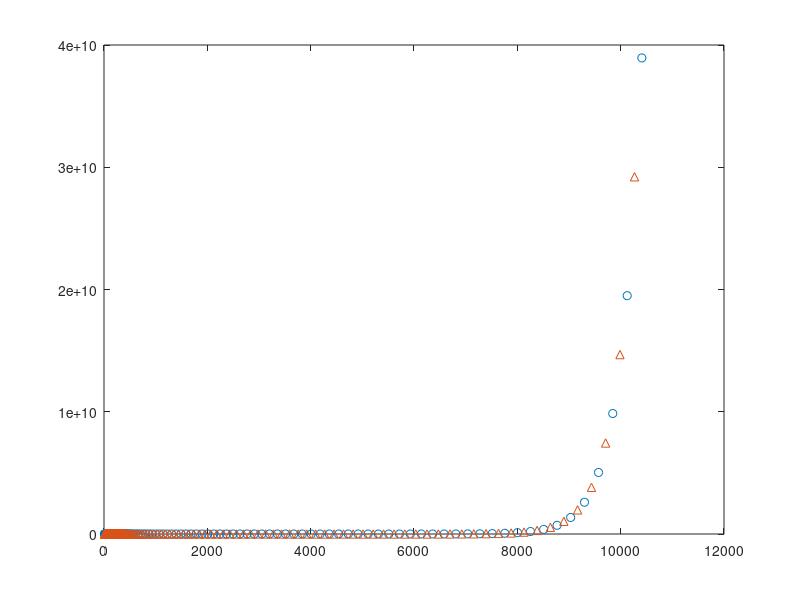

MATLAB code to generate this figure: (Note: this script raises an error after producing the figure.)
clc
clear

% Origin input parameters
Fr=1.02;
Res=8.45;
Gam=0.05877;

N1=201;%default 201
N2=70;%default 50

Aint=10;
Aend=810; %nondimension length by rint -> hsref
Am=410;

Nspace=N1+N2; %num of total mesh points

A1=linspace(Aint,Am,N1); % fa=1 region1
h=(Am-Aint)/(N1-1);%each interval length in region1

chare=linspace(sqrt(2),100,N2);
A2=Am+chare.^2;

% A2=linspace(Am+h,Aend,N2); % fa increasing region2

A=[A1 A2];

Ahalf=A(1:end-1)+diff(A)/2;

FA1=ones(1,length(A1));
FA2=exp((A2-(Am+h))./(Am/1));
FA=[FA1 FA2];

FAhalf=FA(1:end-1)+diff(FA)/2;

%%
% Check mesh and FA
  figure()
%   plot(A,'o')
%   hold on
%   plot(Ahalf,'.')
%   hold on
  plot(A,FA,'o')
  hold on
  plot(Ahalf,FAhalf,'^')
  hold on
    
%%

sc1=deg2rad(20.9);
sc2=deg2rad(32.76);
sc=deg2rad(29); %倾角
charL=0.825e-3;
beta=0.136;
g=9.8;
C=5/4; %profile shape coeff.
    nu=(2/9)*(charL/beta)*sqrt(g)*(sin(sc)/sqrt(cos(sc)))*((tan(sc2)-tan(sc))/(tan(sc)-tan(sc1)));
    gammastar=(tan(sc2)-tan(sc))/(tan(sc)-tan(sc1));
    gamma=(beta/charL)*(g*cos(sc))^(1/2);

% Downstream info.
    usref=(Fr*Res*nu*(g*cos(sc))^(1/2))^(1/2);
    hsref=(Res/Fr)*nu/(g*cos(sc))^(1/2);
    
% Incoming flow char.
%Rint=2.5e-2;
Rint=hsref;
aend=Aend*Rint;
a=A.*Rint; %real a
%q0=3.5e-7; %Q/2pi here determined by init Fr and Res from 'infty' downstream
q0=aend*cos(sc)*hsref*usref;
    hs=(q0*gammastar./(gamma.*a)).^(2/5);
    us=(gamma/gammastar).*hs.^(3/2);%gammastar是文章里的gamma
%uint=2*q0/(rint^2); %only ref velocity
%use downstream as ref value of h and u
rint=hsref;
uint=usref;

%New nondimen Numbers
F0=uint/(g*rint*cos(sc))^(1/2);
R0=(uint*(rint)^(1/2))/nu;
% us,hs maybe changed when not steady uniform base flow
Us=us./uint;
Hs=hs./rint;

% Half quantities definition
% Ahalf=A(1:end-1)+diff(A)/2; % see above block
    ahalf=Ahalf.*Rint; %real a
    hshalf=(q0*gammastar./(gamma.*ahalf)).^(2/5);
    ushalf=(gamma/gammastar).*hshalf.^(3/2);
    Hshalf=hshalf./rint;
    Ushalf=ushalf./uint;
    %eta=(tan(sc2)-tan(sc1))/gammastar;   
    
    [Numhalfrow,Numhalfcol]=size(Ahalf);%find half points column value
    
    G=gammastar;
    %eta=tan(sc1)+(tan(sc2)-tan(sc1))/(1+G);
    
    Gamp=(G./((1+G).^2)).*(tan(sc2)-tan(sc1));
    eta=0;
 % Mark coeffs.
 F=F0;
 R=R0;
 C=5/4;
% C=1;
 %B default 2.6 ~ K2 0.01
 B=2.6;
 
 % B=k2 maybe put it into cycle or set as a value
    L1=Ushalf./h;
    L2=-Ushalf./h;
    L3=ones(1,Numhalfcol).*0;
    L4=ones(1,Numhalfcol).*0;
    L5=1i*(B/cos(sc)).*Hshalf./(2.*Ahalf);
    L6=1i*(B/cos(sc)).*Hshalf./(2.*Ahalf);
    L7=Hshalf./2;
    L8=Hshalf./2;
    
    L9ori=1/((F^2)*h)-(3/2)*(Gamp/(F^2))./(2.*Hshalf);
    L9=1/((F^2)*h)+FAhalf.*(-(3/2)*(Gamp/(F^2))./(2.*Hshalf));
    
    L10ori=-1/((F^2)*h)-(3/2)*(Gamp/(F^2))./(2.*Hshalf);
    L10=-1/((F^2)*h)+FAhalf.*(-(3/2)*(Gamp/(F^2))./(2.*Hshalf)); 
   
    L11ori=Ushalf./Ahalf+(Gamp/(F^2))./(2.*Ushalf)+(1/R).*(Hshalf.^(1/2)).*((B/cos(sc))^2)./(2.*(Ahalf.^2));
    L11=FAhalf.*((Gamp/(F^2))./(2.*Ushalf)+(1/R).*(Hshalf.^(1/2)).*((B/cos(sc))^2)./(2.*(Ahalf.^2)));
    
    L12ori=Ushalf./Ahalf+(Gamp/(F^2))./(2.*Ushalf)+(1/R).*(Hshalf.^(1/2)).*((B/cos(sc))^2)./(2.*(Ahalf.^2));
    L12=FAhalf.*((Gamp/(F^2))./(2.*Ushalf)+(1/R).*(Hshalf.^(1/2)).*((B/cos(sc))^2)./(2.*(Ahalf.^2)));
    
    

    L13=ones(1,Numhalfcol).*0;
    L14=ones(1,Numhalfcol).*0;
    
    L15ori=C.*Ushalf./2-(1/R).*(Hshalf.^(1/2))./h;
    L15=C.*Ushalf./2+FAhalf.*(-(1/R).*(Hshalf.^(1/2))./h);
    
    L16ori=C.*Ushalf./2+(1/R).*(Hshalf.^(1/2))./h;
    L16=C.*Ushalf./2+FAhalf.*((1/R).*(Hshalf.^(1/2))./h);
    
    
    L17=1i*(1/F^2)*(B/cos(sc))./(2.*Ahalf);
    L18=1i*(1/F^2)*(B/cos(sc))./(2.*Ahalf);
    
    
%     L19ori=(eta/(F^2))./(2.*Ushalf)+(1/R).*(Hshalf.^(1/2)).*((B/cos(sc))^2)./(2.*(Ahalf.^2));
%     L19=FAhalf.*((eta/(F^2))./(2.*Ushalf)+(1/R).*(Hshalf.^(1/2)).*((B/cos(sc))^2)./(2.*(Ahalf.^2)));
    L19=ones(1,Numhalfcol).*0;
    
%     L20ori=(eta/(F^2))./(2.*Ushalf)+(1/R).*(Hshalf.^(1/2)).*((B/cos(sc))^2)./(2.*(Ahalf.^2));
%     L20=FAhalf.*((eta/(F^2))./(2.*Ushalf)+(1/R).*(Hshalf.^(1/2)).*((B/cos(sc))^2)./(2.*(Ahalf.^2)));
    L20=ones(1,Numhalfcol).*0;

    L21ori=Ushalf./2-(1/R).*(Hshalf.^(1/2))./h;
    L21=Ushalf./2+FAhalf.*(-(1/R).*(Hshalf.^(1/2))./h);
    
    L22ori=Ushalf./2+(1/R).*(Hshalf.^(1/2))./h;
    L22=Ushalf./2+FAhalf.*((1/R).*(Hshalf.^(1/2))./h);
    
    
    L23=ones(1,Numhalfcol).*(1/h);
    L24=ones(1,Numhalfcol).*(-1/h);
    L25=ones(1,Numhalfcol).*(-1/2);
    L26=ones(1,Numhalfcol).*(-1/2);
    L27=ones(1,Numhalfcol).*(1/h);
    L28=ones(1,Numhalfcol).*(-1/h);
    L29=ones(1,Numhalfcol).*(-1/2);
    L30=ones(1,Numhalfcol).*(-1/2);
    
% initialize LHS and RHS
MATSIZE=(Nspace-1)*5;
LHS=zeros(MATSIZE);
rHS=zeros(MATSIZE);

rg=1;%rHS counting
for i=1:MATSIZE
    for j=1:MATSIZE
        if rg==1
            if j==i+2
                if mod(i,5)<4
                    if mod(i,5)>0
                        rHS(i,j)=1;
                    end
                end
            end
        
        else
            if j==i+2
                if mod(i,5)<4
                    if mod(i,5)>0
                        rHS(i,j)=1;
                    end
                end
            end
            if j==i-3
                if mod(i,5)<4
                    if mod(i,5)>0
                        rHS(i,j)=1;
                    end
                end
            end
        end
    end
    if mod(i,5)==0
        rg=rg+1;
    end
end

RHS=(1i/2)*rHS;

lg=1;%LHS counting switch times
lkg=1;%counting every 5 rows
for i=1:MATSIZE
    if lkg==6
        lkg=1;
        lg=lg+1;
    end
    for j=1:MATSIZE+5
        
         % interior points
            if lkg==1
                LHS(i,-4+5*lg)=L2(1,lg);
                LHS(i,-3+5*lg)=L4(1,lg);
                LHS(i,-2+5*lg)=L6(1,lg);
                LHS(i,-1+5*lg)=L8(1,lg);
                LHS(i,1+5*lg)=L1(1,lg);
                LHS(i,2+5*lg)=L3(1,lg);
                LHS(i,3+5*lg)=L5(1,lg);
                LHS(i,4+5*lg)=L7(1,lg);
            end
            if lkg==2
                LHS(i,-4+5*lg)=L10(1,lg);
                LHS(i,-3+5*lg)=L12(1,lg);
                LHS(i,-2+5*lg)=L14(1,lg);
                LHS(i,-1+5*lg)=L16(1,lg);
                LHS(i,1+5*lg)=L9(1,lg);
                LHS(i,2+5*lg)=L11(1,lg);
                LHS(i,3+5*lg)=L13(1,lg);
                LHS(i,4+5*lg)=L15(1,lg);
            end
            if lkg==3
                LHS(i,-4+5*lg)=L18(1,lg);
                LHS(i,-2+5*lg)=L20(1,lg);
                LHS(i,0+5*lg)=L22(1,lg);
                LHS(i,1+5*lg)=L17(1,lg);
                LHS(i,3+5*lg)=L19(1,lg);
                LHS(i,5+5*lg)=L21(1,lg);
            end
            if lkg==4
                LHS(i,-3+5*lg)=L24(1,lg);
                LHS(i,-1+5*lg)=L26(1,lg);
                LHS(i,2+5*lg)=L23(1,lg);
                LHS(i,4+5*lg)=L25(1,lg);
            end
            if lkg==5
                LHS(i,-2+5*lg)=L28(1,lg);
                LHS(i,0+5*lg)=L30(1,lg);
                LHS(i,3+5*lg)=L27(1,lg);
                LHS(i,5+5*lg)=L29(1,lg);
            end
        end
    
    lkg=lkg+1;
end


% NEW expand matrix
RRHS=zeros(5*Nspace);
LLHS=zeros(5*Nspace);
LLHS(1,1)=1;
LLHS(2,2)=1;
LLHS(3,3)=1;

% 右边界一阶导为零
% LLHS(5*Nspace,5*Nspace)=1;
% LLHS(5*Nspace-1,5*Nspace-1)=1;

% 右边界函数值为零
LLHS(5*Nspace,5*Nspace-2)=1;
LLHS(5*Nspace-1,5*Nspace-3)=1;

LLHS(4:end-2,:)=LHS;
RRHS(4:end-2,4:end-2)=RHS;

RRHS(5*Nspace-1,5*Nspace-3)=0;
RRHS(5*Nspace,5*Nspace-2)=0;


% [V,D]=eig(LLHS,RRHS);
%%
% [V,D]=eigs(LLHS,RRHS,5*Nspace-5-2*Numhalfcol,'smallestabs');
[V,D]=eigs(LLHS,RRHS,200,'smallestabs');

% [V,D]=eig(LHS(:,4:end-2),RHS);
% [V,D]=eigs(LHS(:,4:end-2),RHS,5*Nspace-5-2*Numhalfcol,'smallestabs');
Omegalist=diag(D);

% default para settings
% Omeganew=Omegalist(1:end-2*Numhalfcol-5);
Omeganew=Omegalist;
% Vnew=V(:,1:end-2*Numhalfcol);

% Omeganew=Omegalist(Numhalfcol:end-2*Numhalfcol);
% Vnew=V(:,1:end-2*Numhalfcol-5);
Vnew=V;

%%

realOme=real(Omeganew);
imagOme=imag(Omeganew);
plot(realOme,imagOme,'o')
hold on
% legend('200','400','800')
for i = 1:1:length(Omeganew)
    text(realOme(i), imagOme(i), num2str(i), 'VerticalAlignment','bottom', 'HorizontalAlignment','right');
end

% hold off;
%%
clc
figure()
%clc
TRY=9;
for i=1:(MATSIZE/5)+1
    AlphaH(i,1)=Vnew((i-1)*5+1,TRY);
    AlphaU(i,1)=Vnew((i-1)*5+2,TRY);
    AlphaV(i,1)=Vnew((i-1)*5+3,TRY);
    PU(i,1)=Vnew((i-1)*5+4,TRY);
    PV(i,1)=Vnew((i-1)*5+5,TRY);
end

% for i=1:MATSIZE/5
%     AlphaH(i,1)=Vnew((i-1)*5+1+2,TRY);
%     AlphaU(i,1)=Vnew((i-1)*5+2+2,TRY);
%     AlphaV(i,1)=Vnew((i-1)*5+3+2,TRY);
%     PU(i,1)=Vnew((i-1)*5+1,TRY);
%     PV(i,1)=Vnew((i-1)*5+2,TRY);
% end

% plot(Ahalf,AlphaH,'-o')
% figure()
% plot(Ahalf,AlphaU)
% figure()

subplot(5,1,1)
plot(A(1:end),real(AlphaH),'-o')
hold on
plot(A(1:end),imag(AlphaH))
hold on

subplot(5,1,2)
plot(A(1:end),real(AlphaU),'-o')
hold on
plot(A(1:end),imag(AlphaU))
hold on

subplot(5,1,3)
plot(A(1:end),real(AlphaV),'-o')
hold on
plot(A(1:end),imag(AlphaV))
hold on


subplot(5,1,4)
plot(A(1:end),real(PU),'-o')
hold on
plot(A(1:end),imag(PU))
hold on

subplot(5,1,5)
plot(A(1:end),real(PV),'-o')
hold on
plot(A(1:end),imag(PV))
hold on
